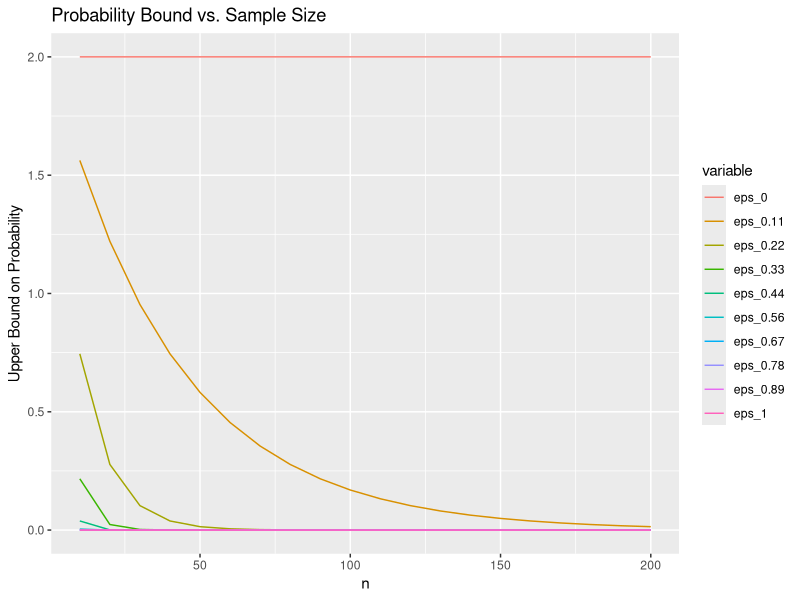
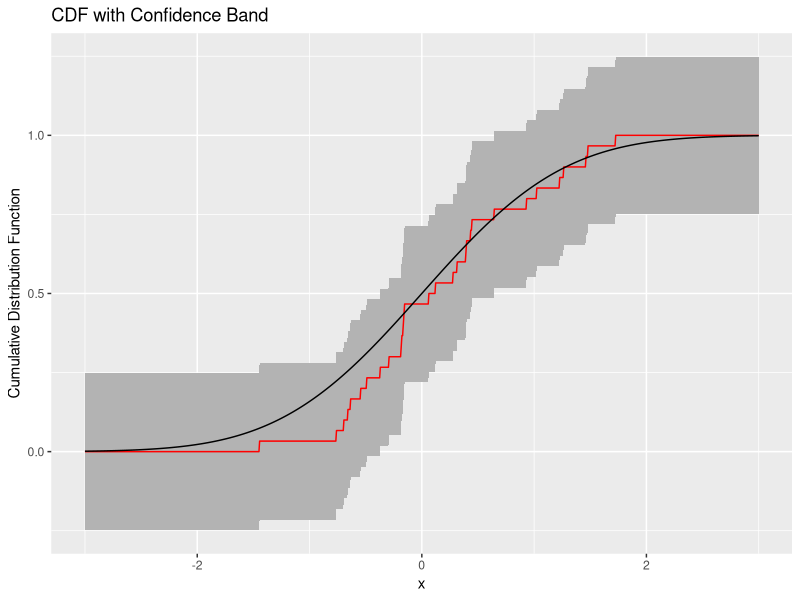
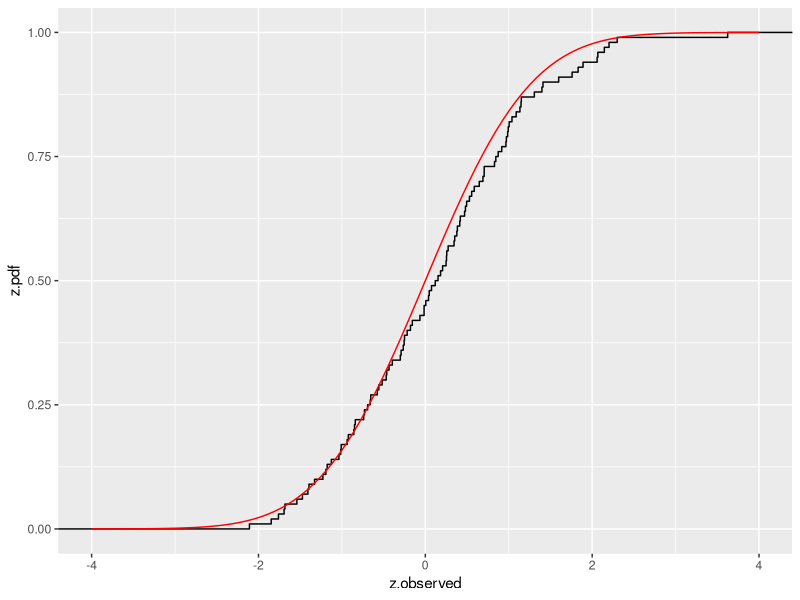

Here is the R script that generated these plots, in order:
## ---- chunk 1
knitr::opts_chunk$set(echo = TRUE)

library(ggplot2)
library(dplyr)
library(reshape2)
## ---- chunk 2
n.values <- seq(from=10, to=200, by=10)
epsilon.values <- seq(from=0, to=1, length.out=10)
bound <- outer(X=n.values, Y=epsilon.values, 
               FUN=function(n, eps) 2 * exp(- 2 * n * eps^2))
df <- data.frame(n.values, bound)
names(df)[2:ncol(df)] <- paste0(
  "eps_", round(epsilon.values, 2))
df.melted <- melt(df, id.vars="n.values")
ggplot(df.melted, aes(n.values, value, col=variable)) +
  geom_line() + 
  ggtitle("Probability Bound vs. Sample Size") + 
  xlab("n") + 
  ylab("Upper Bound on Probability")
## ---- chunk 3
# True CDF 
x.values <- seq(from=-3, to=3, length.out=1e3)
F.true <- pnorm(x.values)
# Estimated CDF 
n <- 30
sample.values <- rnorm(n)
F.hat <- ecdf(sample.values)(x.values)
df <- data.frame(x.values, F.true, F.hat)
alpha <- 0.05 
conf.band.width <- sqrt(log(2 / alpha) / (2 * n))
# Plot a band around 
ggplot(df, aes(x.values, F.hat)) + 
  geom_ribbon(aes(ymin=F.hat - conf.band.width, 
                  ymax=F.hat + conf.band.width), 
              fill="grey70") + 
  geom_line(col="red") + 
  geom_line(aes(x.values, F.true)) + 
  ylab("Cumulative Distribution Function") + 
  xlab("x") + 
  ggtitle("CDF with Confidence Band") + 
  annotate("text", x=0, y=0.5, label="")
## ---- chunk 4
n <- 1e2
x.values <- seq(from=-4, to=4, length.out=n) %>% sort
df <- data.frame(z.observed = rnorm(n), 
                 x.values, 
                 z.pdf = pnorm(x.values))
ggplot(df) + stat_ecdf(aes(z.observed)) + 
  geom_line(aes(x.values, z.pdf), col="red")
